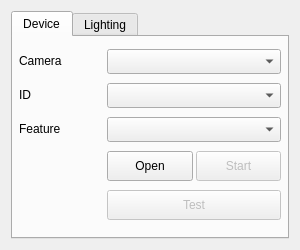
<?xml version="1.0" encoding="UTF-8"?>
<ui version="4.0">
 <class>FormCamera</class>
 <widget class="QWidget" name="FormCamera">
  <property name="geometry">
   <rect>
    <x>0</x>
    <y>0</y>
    <width>300</width>
    <height>250</height>
   </rect>
  </property>
  <property name="windowTitle">
   <string>Form</string>
  </property>
  <layout class="QGridLayout" name="gridLayout_2">
   <item row="0" column="0">
    <widget class="QTabWidget" name="tabWidget">
     <property name="enabled">
      <bool>true</bool>
     </property>
     <property name="sizePolicy">
      <sizepolicy hsizetype="Preferred" vsizetype="Preferred">
       <horstretch>0</horstretch>
       <verstretch>0</verstretch>
      </sizepolicy>
     </property>
     <property name="currentIndex">
      <number>0</number>
     </property>
     <property name="documentMode">
      <bool>false</bool>
     </property>
     <property name="tabsClosable">
      <bool>false</bool>
     </property>
     <property name="movable">
      <bool>false</bool>
     </property>
     <property name="tabBarAutoHide">
      <bool>false</bool>
     </property>
     <widget class="QWidget" name="tabCamera">
      <attribute name="title">
       <string>Device</string>
      </attribute>
      <layout class="QGridLayout" name="gridLayout">
       <property name="leftMargin">
        <number>6</number>
       </property>
       <property name="topMargin">
        <number>6</number>
       </property>
       <property name="rightMargin">
        <number>6</number>
       </property>
       <property name="bottomMargin">
        <number>6</number>
       </property>
       <property name="spacing">
        <number>3</number>
       </property>
       <item row="0" column="0">
        <widget class="QLabel" name="label_camera">
         <property name="sizePolicy">
          <sizepolicy hsizetype="Minimum" vsizetype="Fixed">
           <horstretch>0</horstretch>
           <verstretch>0</verstretch>
          </sizepolicy>
         </property>
         <property name="text">
          <string>Camera</string>
         </property>
        </widget>
       </item>
       <item row="0" column="1" colspan="2">
        <widget class="QComboBox" name="combo_type_camera">
         <property name="sizePolicy">
          <sizepolicy hsizetype="Minimum" vsizetype="Fixed">
           <horstretch>0</horstretch>
           <verstretch>0</verstretch>
          </sizepolicy>
         </property>
         <property name="minimumSize">
          <size>
           <width>0</width>
           <height>25</height>
          </size>
         </property>
        </widget>
       </item>
       <item row="1" column="0">
        <widget class="QLabel" name="label_id_after">
         <property name="sizePolicy">
          <sizepolicy hsizetype="Minimum" vsizetype="Fixed">
           <horstretch>0</horstretch>
           <verstretch>0</verstretch>
          </sizepolicy>
         </property>
         <property name="text">
          <string>ID</string>
         </property>
        </widget>
       </item>
       <item row="1" column="1" colspan="2">
        <widget class="QComboBox" name="combo_id_camera">
         <property name="sizePolicy">
          <sizepolicy hsizetype="Minimum" vsizetype="Fixed">
           <horstretch>0</horstretch>
           <verstretch>0</verstretch>
          </sizepolicy>
         </property>
         <property name="minimumSize">
          <size>
           <width>0</width>
           <height>25</height>
          </size>
         </property>
        </widget>
       </item>
       <item row="2" column="0">
        <widget class="QLabel" name="label_feature">
         <property name="sizePolicy">
          <sizepolicy hsizetype="Minimum" vsizetype="Fixed">
           <horstretch>0</horstretch>
           <verstretch>0</verstretch>
          </sizepolicy>
         </property>
         <property name="text">
          <string>Feature</string>
         </property>
        </widget>
       </item>
       <item row="2" column="1" colspan="2">
        <widget class="QComboBox" name="combo_feature">
         <property name="sizePolicy">
          <sizepolicy hsizetype="Minimum" vsizetype="Fixed">
           <horstretch>0</horstretch>
           <verstretch>0</verstretch>
          </sizepolicy>
         </property>
         <property name="minimumSize">
          <size>
           <width>0</width>
           <height>25</height>
          </size>
         </property>
        </widget>
       </item>
       <item row="3" column="1">
        <widget class="QPushButton" name="btn_open_camera">
         <property name="sizePolicy">
          <sizepolicy hsizetype="Minimum" vsizetype="Fixed">
           <horstretch>0</horstretch>
           <verstretch>0</verstretch>
          </sizepolicy>
         </property>
         <property name="minimumSize">
          <size>
           <width>0</width>
           <height>30</height>
          </size>
         </property>
         <property name="text">
          <string>Open</string>
         </property>
        </widget>
       </item>
       <item row="3" column="2">
        <widget class="QPushButton" name="btn_start_camera">
         <property name="enabled">
          <bool>false</bool>
         </property>
         <property name="sizePolicy">
          <sizepolicy hsizetype="Minimum" vsizetype="Fixed">
           <horstretch>0</horstretch>
           <verstretch>0</verstretch>
          </sizepolicy>
         </property>
         <property name="minimumSize">
          <size>
           <width>0</width>
           <height>30</height>
          </size>
         </property>
         <property name="text">
          <string>Start</string>
         </property>
        </widget>
       </item>
       <item row="4" column="1" colspan="2">
        <widget class="QPushButton" name="btn_test_camera">
         <property name="enabled">
          <bool>false</bool>
         </property>
         <property name="sizePolicy">
          <sizepolicy hsizetype="Minimum" vsizetype="Fixed">
           <horstretch>0</horstretch>
           <verstretch>0</verstretch>
          </sizepolicy>
         </property>
         <property name="minimumSize">
          <size>
           <width>0</width>
           <height>30</height>
          </size>
         </property>
         <property name="text">
          <string>Test</string>
         </property>
        </widget>
       </item>
      </layout>
     </widget>
     <widget class="QWidget" name="tabLighting">
      <attribute name="title">
       <string>Lighting</string>
      </attribute>
      <layout class="QGridLayout" name="gridLayout_3" columnstretch="1,2">
       <item row="0" column="0">
        <widget class="QLabel" name="label_delay">
         <property name="text">
          <string>Delay(ms)</string>
         </property>
        </widget>
       </item>
       <item row="0" column="1">
        <widget class="QSpinBox" name="spin_delay">
         <property name="maximum">
          <number>1000000000</number>
         </property>
         <property name="value">
          <number>100</number>
         </property>
        </widget>
       </item>
       <item row="1" column="0">
        <widget class="QLabel" name="label_channel_0">
         <property name="text">
          <string>Channel 0</string>
         </property>
        </widget>
       </item>
       <item row="1" column="1">
        <widget class="QSpinBox" name="spin_channel_0">
         <property name="maximum">
          <number>1000</number>
         </property>
        </widget>
       </item>
       <item row="2" column="0">
        <widget class="QLabel" name="label_channel_1">
         <property name="text">
          <string>Channel 1</string>
         </property>
        </widget>
       </item>
       <item row="2" column="1">
        <widget class="QSpinBox" name="spin_channel_1">
         <property name="maximum">
          <number>1000</number>
         </property>
        </widget>
       </item>
       <item row="3" column="0">
        <widget class="QLabel" name="label_channel_2">
         <property name="text">
          <string>Channel 2</string>
         </property>
        </widget>
       </item>
       <item row="3" column="1">
        <widget class="QSpinBox" name="spin_channel_2">
         <property name="maximum">
          <number>1000</number>
         </property>
        </widget>
       </item>
       <item row="4" column="0">
        <widget class="QLabel" name="label_channel_3">
         <property name="text">
          <string>Channel 3</string>
         </property>
        </widget>
       </item>
       <item row="4" column="1">
        <widget class="QSpinBox" name="spin_channel_3">
         <property name="maximum">
          <number>1000</number>
         </property>
        </widget>
       </item>
      </layout>
     </widget>
    </widget>
   </item>
  </layout>
 </widget>
 <resources/>
 <connections/>
</ui>
